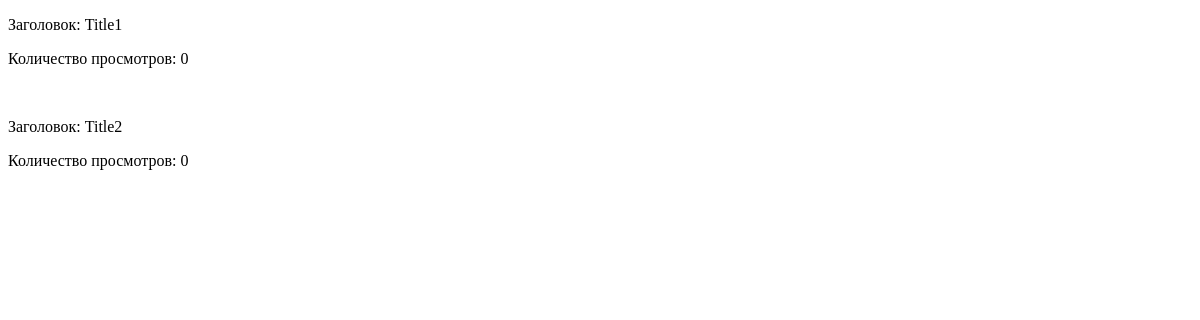
Before: /view_all_articles/ with the older database file.
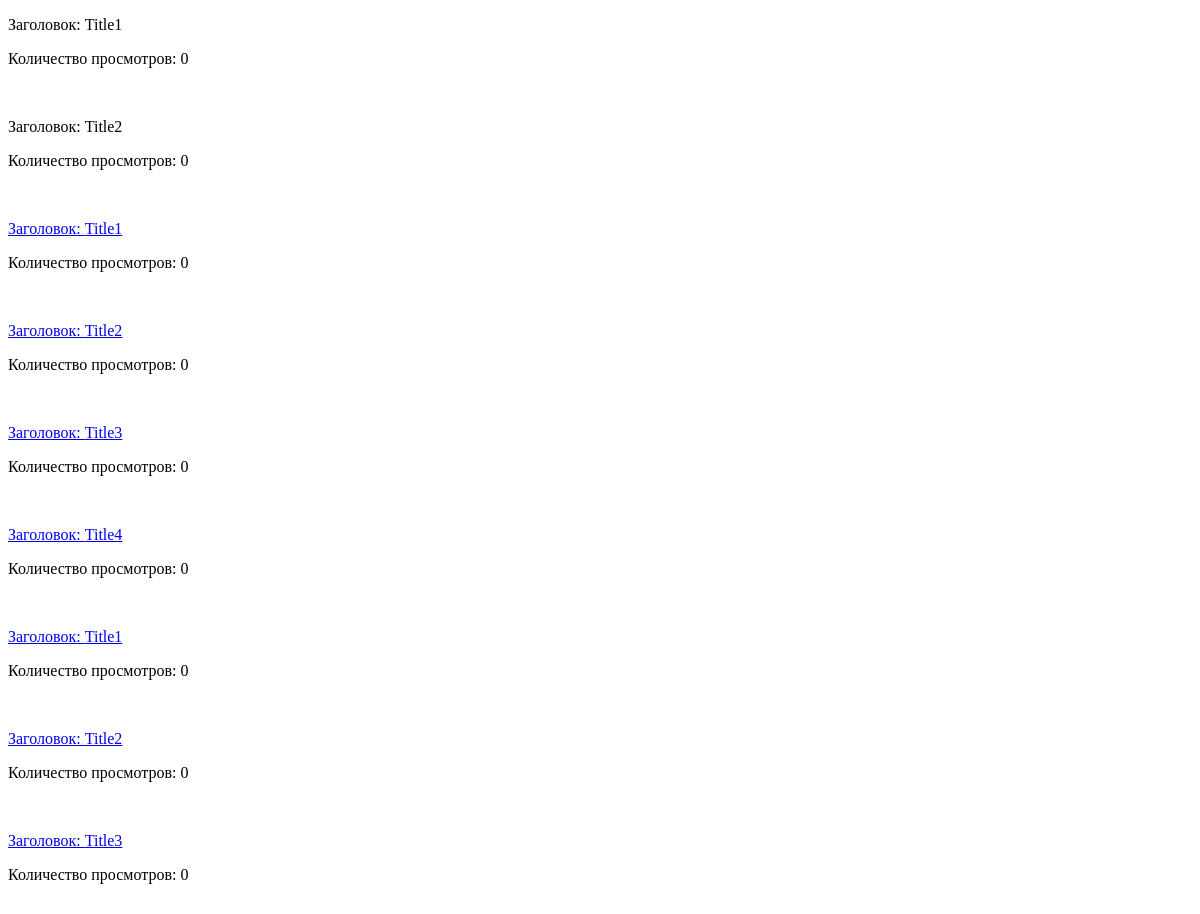
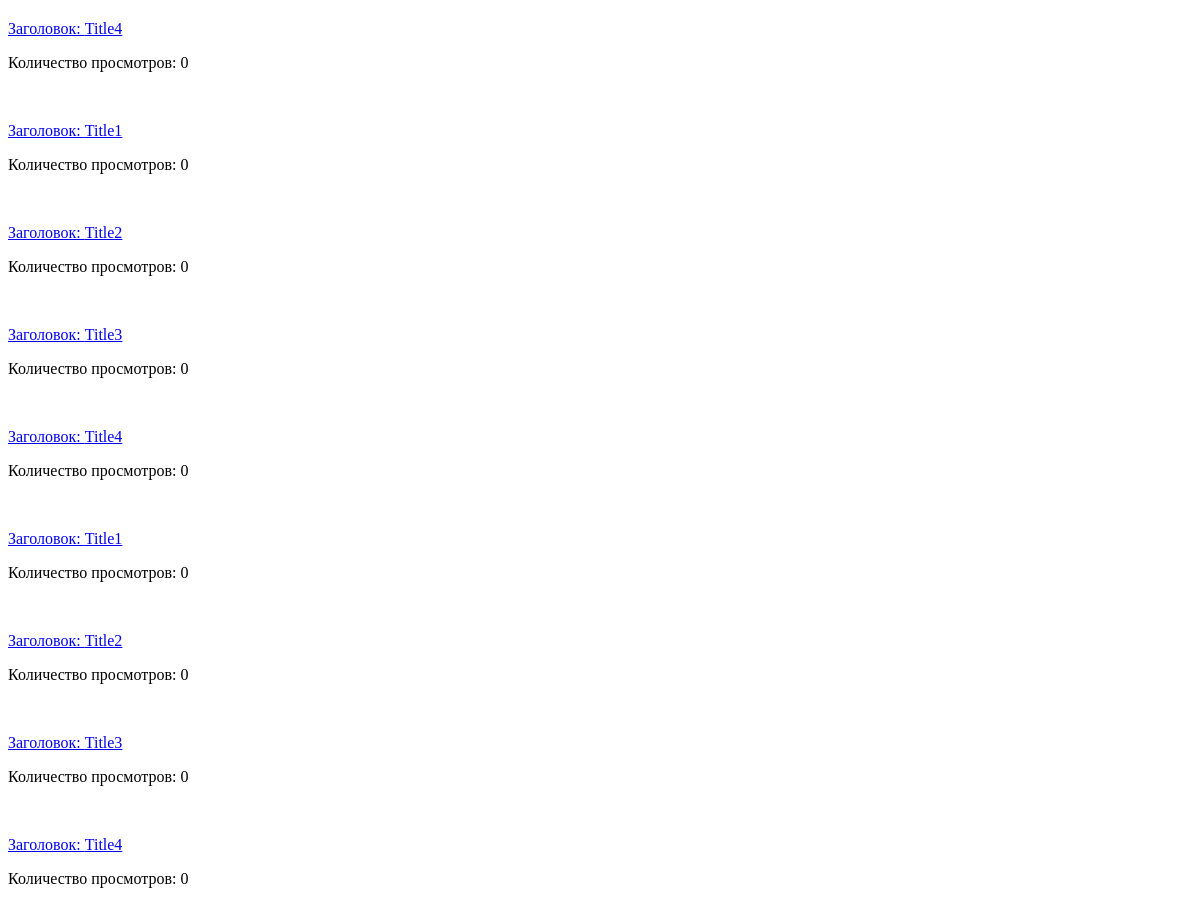
After: the same page with the newer database file (2 pictures, top to bottom).
### base_blog_app/models.py (models this page shows, shortened)
class Article(models.Model):
    author = models.ForeignKey(Author, on_delete=models.CASCADE)
    title = models.CharField(max_length=200)
    content = models.TextField()
    published = models.DateField(default=dt.date.today())
    category = models.CharField(max_length=200, default="category")
    show_count = models.IntegerField(default=0)
    is_published = models.BooleanField(default=False)

### base_blog_app/views.py (the view)
# urls.py: path("view_all_articles/", views.view_all_articles, name="view_all_articles"),
def view_all_articles(request):
    articles = Article.objects.all()
    context = {"title": "Список статей", "articles": articles}
    return render(request, "base_blog_app/template_articles.html", context)

### base_blog_app/templates/base_blog_app/template_articles.html (shortened to what this page needs)
{% extends "base_blog_app/base.html" %}
{% block content %}
    {% for item in articles %}
        {% if item.is_published %}
            <a href="{% url 'view_article' item.id %}">
        {% endif %}
            <p>Заголовок: {{ item.title }}</p>
        {% if item.is_published %}
            </a>
        {% endif %}
            <p>Количество просмотров: {{ item.show_count }}</p>
            <br>
    {% empty %}
            <p>Статей не найдено.</p>
    {% endfor %}
{% endblock %}

### base_blog_app/templates/base_blog_app/base.html (shortened to what this page needs)
<!doctype html>
{% load static %}
<html lang="ru">
<head>
</head>
<body>
    {% block content %}{% endblock %}
</body>
</html>

Changed rows visible on the page:
added Article: title "Title1", show_count "0"
added Article: title "Title2", show_count "0"
added Article: title "Title3", show_count "0"
added Article: title "Title4", show_count "0"
added Article: title "Title1", show_count "0"
added Article: title "Title2", show_count "0"
added Article: title "Title3", show_count "0"
added Article: title "Title4", show_count "0"
added Article: title "Title1", show_count "0"
added Article: title "Title2", show_count "0"
added Article: title "Title3", show_count "0"
added Article: title "Title4", show_count "0"
added Article: title "Title1", show_count "0"
added Article: title "Title2", show_count "0"
added Article: title "Title3", show_count "0"
added Article: title "Title4", show_count "0"
